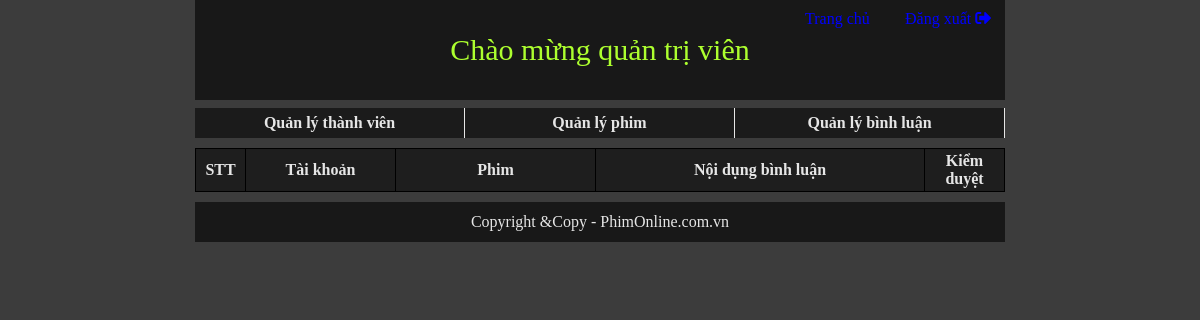
The page /Sources/php/Admin/list_comment.php (signed in) on the database as committed earlier.
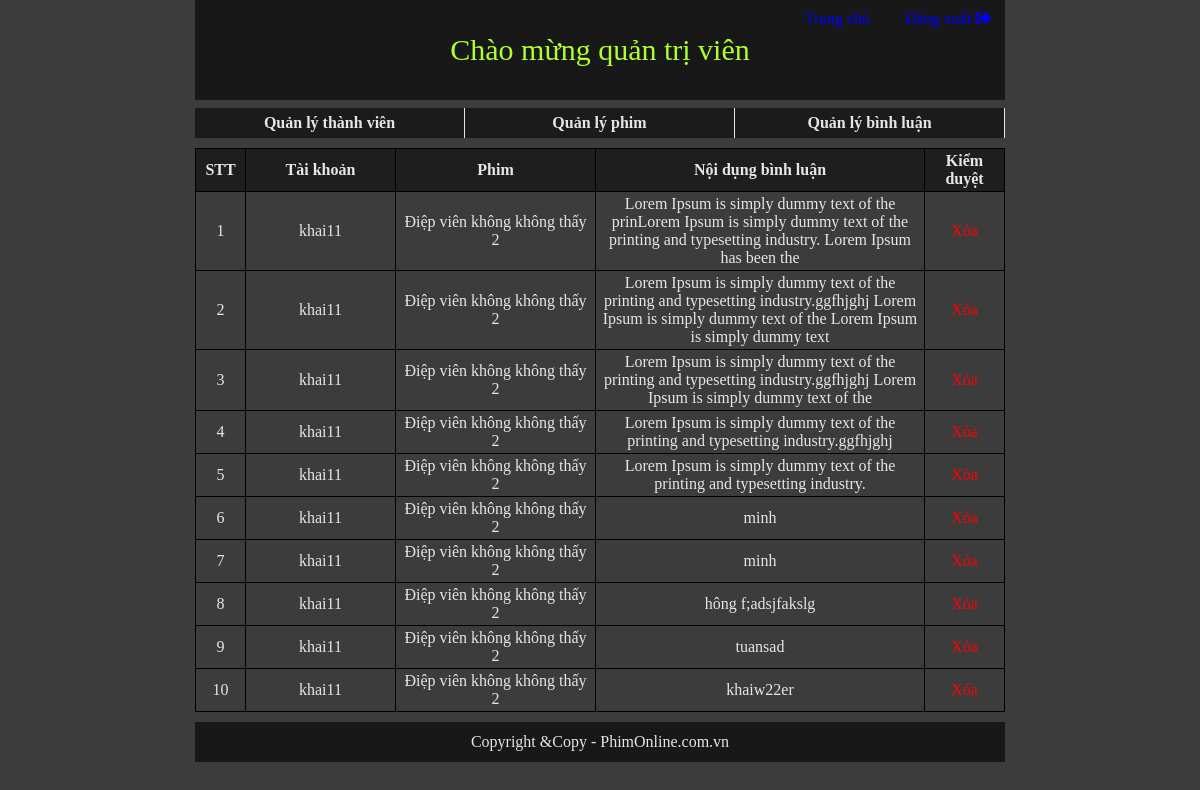
The same page on the database as committed later.
### tables this page shows
CREATE TABLE `comment` (
  `cmttID` int(10) UNSIGNED NOT NULL,
  `ID` int(10) UNSIGNED NOT NULL,
  `movieID` int(10) UNSIGNED NOT NULL,
  `cmtContent` text NOT NULL,
  `cmtDate` datetime NOT NULL
);

CREATE TABLE `users` (
  `ID` int(10) UNSIGNED NOT NULL,
  `userName` varchar(255) NOT NULL,
  `userEmail` varchar(255) NOT NULL,
  `userPassword` varchar(255) NOT NULL,
  `userLevel` int(1) DEFAULT '0',
  `activeCode` varchar(225) NOT NULL,
  `userActive` int(1) DEFAULT '0'
);

CREATE TABLE `movie` (
  `movieID` int(10) UNSIGNED NOT NULL,
  `movieName` varchar(50) NOT NULL,
  `movieNation` varchar(20) NOT NULL,
  `movieYear` year(4) NOT NULL,
  `movieTime` varchar(50) NOT NULL,
  `movieNumber` int(5) NOT NULL,
  `groupID` int(10) UNSIGNED NOT NULL,
  `image` varchar(1000) NOT NULL,
  `movieContent` text NOT NULL,
  `view` int(20) NOT NULL DEFAULT '0'
);

### Sources/php/Admin/list_comment.php (the view, shortened to what this page needs)
<?php
    if(isset($_SESSION['username'])){
        if($_SESSION['level']!=0){
?>
<?php
    require("header.php");
?>
    <div id="wrapper">
        <table>
            <tr style="background-color: rgba(0, 0, 0, 0.5); color: #e6e6e6;">
                <th style="width: 50px;">STT</th>
                <th style="width: 150px;">Tài khoản</th>
                <th style="width: 200px;">Phim</th>
                <th>Nội dụng bình luận</th>
                <th style="width: 80px;">Kiểm duyệt</th>
            </tr>
            <?php
                $STT = 1;
                require("../library/config.php");
                $sql = "SELECT comment.cmttID, movie.movieName, users.userName, comment.cmtContent FROM comment, users, movie WHERE comment.movieID = movie.movieID AND comment.ID = users.ID  ORDER BY comment.cmtDate DESC ";
                $result = mysqli_query($conn, $sql);
                while ($data = mysqli_fetch_assoc($result)){
                    echo"<tr>";
                        echo"<td>$STT</td>";
                        echo"<td>$data[userName]</td>";
                        echo"<td>$data[movieName]</td>";
                        echo"<td>$data[cmtContent]</td>";
                        echo"<td><a href='del_comment.php?id=$data[cmttID]' onclick = 'return show_confirm_delcmt();' style='color: red;'>Xóa </a></td>";
                    echo"</tr>";
                    $STT++;
                }
            ?>
        </table>
    </div>
<?php
    require("footer.php");
?>
<?php
      }else{
        header("location:../templates/home.php");
    }
    }
    else {
        header("location:../templates/index.php");
        exit();
    }
?>

Rows that differ between the two databases and show on the page:
added comment: ID.userName "khai11", movieID.movieName "Điệp viên không không thấy 2", cmtContent "Lorem Ipsum is simply dummy text of the prinLorem Ipsum is simply dummy text of the printing and typesetting industry. Lorem Ipsum has been the"
added comment: ID.userName "khai11", movieID.movieName "Điệp viên không không thấy 2", cmtContent "Lorem Ipsum is simply dummy text of the printing and typesetting industry.ggfhjghj Lorem Ipsum is simply dummy text of the Lorem Ipsum is simply dummy text"
added comment: ID.userName "khai11", movieID.movieName "Điệp viên không không thấy 2", cmtContent "Lorem Ipsum is simply dummy text of the printing and typesetting industry.ggfhjghj Lorem Ipsum is simply dummy text of the"
added comment: ID.userName "khai11", movieID.movieName "Điệp viên không không thấy 2", cmtContent "Lorem Ipsum is simply dummy text of the printing and typesetting industry.ggfhjghj"
added comment: ID.userName "khai11", movieID.movieName "Điệp viên không không thấy 2", cmtContent "Lorem Ipsum is simply dummy text of the printing and typesetting industry."
added comment: ID.userName "khai11", movieID.movieName "Điệp viên không không thấy 2", cmtContent "minh"
added comment: ID.userName "khai11", movieID.movieName "Điệp viên không không thấy 2", cmtContent "minh"
added comment: ID.userName "khai11", movieID.movieName "Điệp viên không không thấy 2", cmtContent "hông f;adsjfakslg"
added comment: ID.userName "khai11", movieID.movieName "Điệp viên không không thấy 2", cmtContent "tuansad"
added comment: ID.userName "khai11", movieID.movieName "Điệp viên không không thấy 2", cmtContent "khaiw22er"
